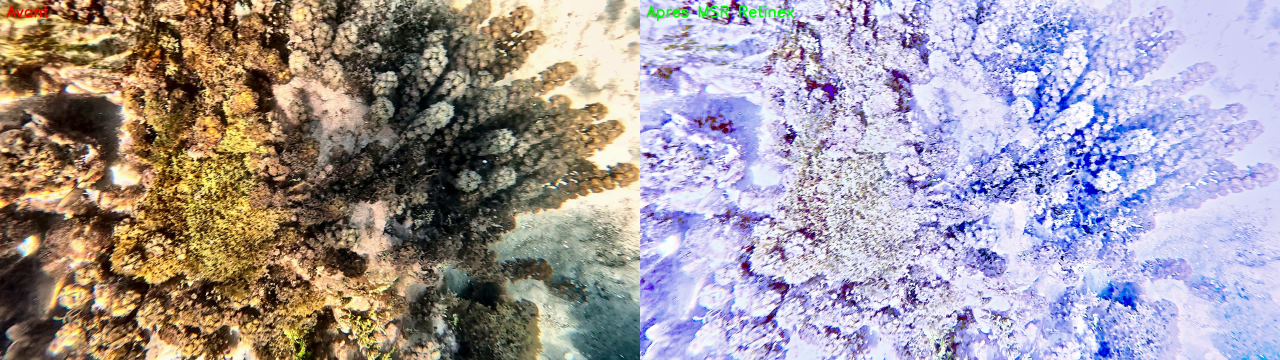
#> input picture 04_retinex/test_retinex_msr.jpg, 3840 x 1080 px (shown at 1/3 size)
$ python -i process.py   (imports and definitions only)
#> lines starting #> are read from the running program, lines starting #| are printed output that depends on the picture; after the words box and inside, x2 and y2 are one past the last pixel; in counts of white or black regions, pixels touching at a corner belong together
#> further down, picture is the input picture: shape (1080, 3840, 3); mean B, G, R 159.4, 153.5, 162.6
"""
Approche E — Masque caustiques + Remplacement temporel sélectif
Idée clé : ne PAS toucher les pixels du fond (→ pas de flou) et ne remplacer
QUE les pixels identifiés comme caustiques par la médiane des frames voisines.

Étapes :
1. Détection du masque de caustiques (Top-Hat sur canal V + seuillage adaptatif)
2. Alignement des N frames voisines sur la centrale (homographie RANSAC)
3. Pour les pixels masqués : prendre la MÉDIANE des frames alignées
4. Pour les pixels non-masqués : garder l'original tel quel
→ Netteté maximale du fond, caustiques remplacées par un consensus temporel.
"""
import cv2
import numpy as np
import time
import os

VIDEO_PATH = os.path.join(os.path.dirname(__file__), '..', '01_extraction', 'subclip_5s.mp4')
OUTPUT_DIR = os.path.dirname(__file__)
SCALE = 0.25
N = 7          # plus de frames pour avoir un meilleur consensus sur les caustiques
TEST_INDICES = [15, 75, 130]


# [11 lines left out: function load_frames, not called in this run]


def detect_caustics_mask(frame, kernel_size=15, threshold_factor=1.5):
    """
    Detect caustic pixels using morphological top-hat on value channel.
    Returns a binary mask (255 = caustic, 0 = normal).
    """
#> called with kernel_size = 15, threshold_factor = 1.5
    hsv = cv2.cvtColor(frame, cv2.COLOR_BGR2HSV)
#> hsv: shape (1080, 3840, 3); mean H, S, V 73.1, 81.9, 185.5
    v = hsv[:, :, 2].astype(np.float32)
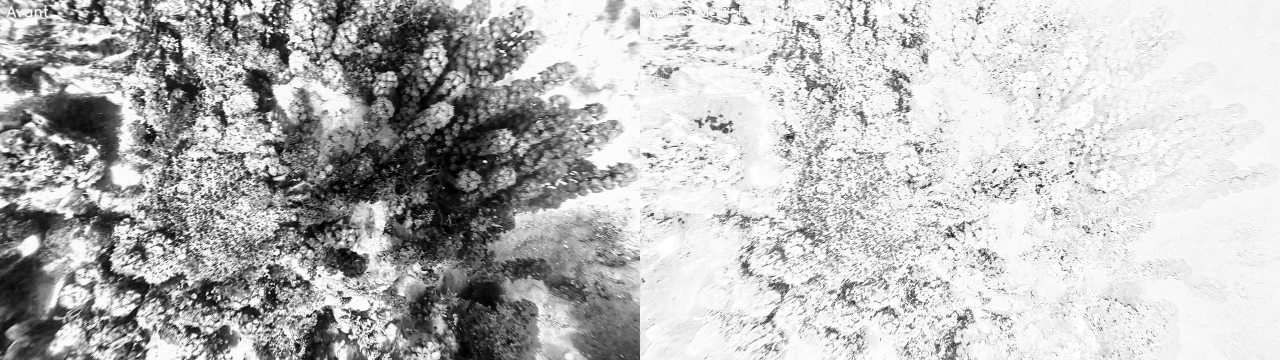
#> v: shape (1080, 3840) float32 (shown at 1/3 size); min 0, max 255, mean 185.5

    # Top-hat: isolate bright spots smaller than kernel
    kernel = cv2.getStructuringElement(cv2.MORPH_ELLIPSE, (kernel_size, kernel_size))
    tophat = cv2.morphologyEx(v, cv2.MORPH_TOPHAT, kernel)
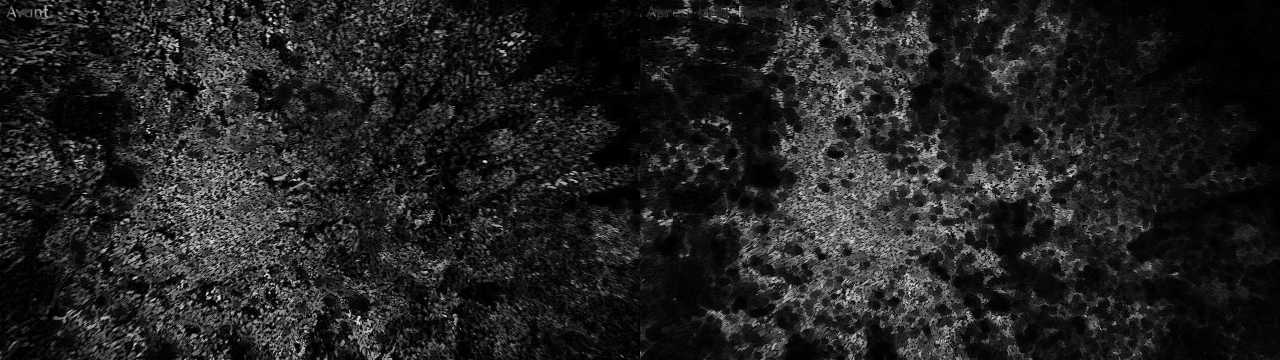
#> tophat: shape (1080, 3840) float32 (shown at 1/3 size); min 0, max 248, mean 34.5

    # Adaptive threshold: caustic if tophat > mean + threshold_factor * std
    mean_val = tophat.mean()
#> mean_val = 34.53
    std_val = tophat.std()
#> std_val = 39.85
    thresh = mean_val + threshold_factor * std_val
#> thresh = 94.3
    mask = (tophat > thresh).astype(np.uint8) * 255
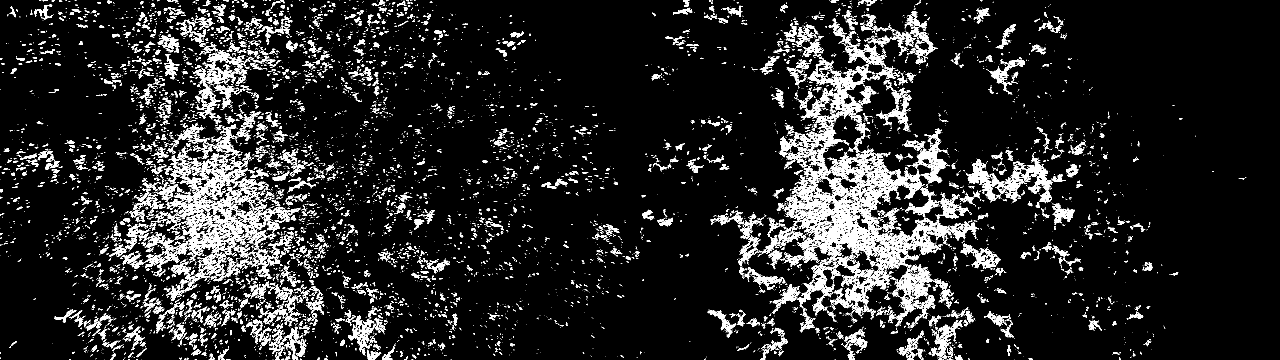
#> mask: shape (1080, 3840) (shown at 1/3 size); 10% white; 10636 white regions (8334 under 20 px), largest, box (x1, y1, x2, y2) and area: (2351, 458, 2825, 925) 54347, (497, 483, 870, 804) 26306, (2898, 477, 3158, 603) 8495

    # Dilate slightly to include edge pixels of caustics
    dilate_kernel = cv2.getStructuringElement(cv2.MORPH_ELLIPSE, (5, 5))
    mask = cv2.dilate(mask, dilate_kernel, iterations=1)
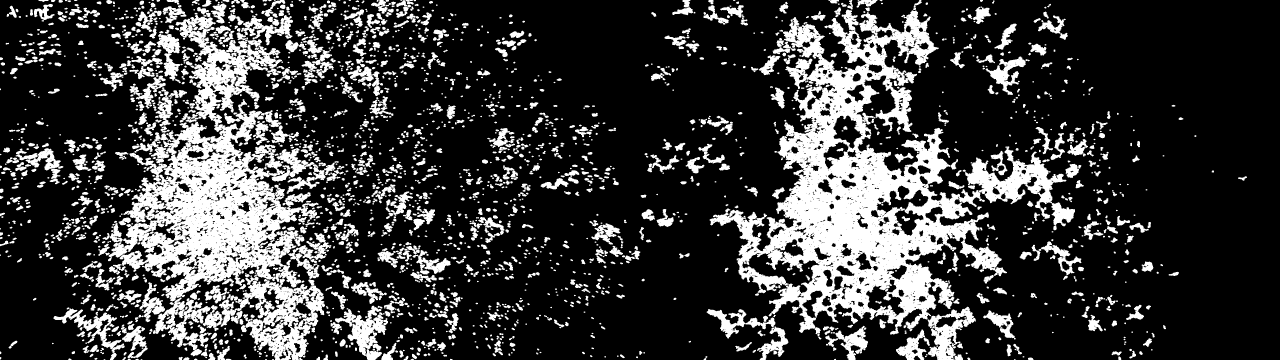
#> mask: shape (1080, 3840) (shown at 1/3 size); 23.2% white; 2530 white regions (444 under 20 px), largest, box (x1, y1, x2, y2) and area: (2129, 29, 3199, 1010) 316982, (324, 45, 977, 904) 205795, (657, 830, 975, 1080) 33247

    return mask


# [117 lines left out: functions align_homography, process_frame_selective, main, not called in this run]


# [2 lines not run here, left out]

>>> import cv2
>>> picture = cv2.imread('../04_retinex/test_retinex_msr.jpg')
>>> result = detect_caustics_mask(picture)
